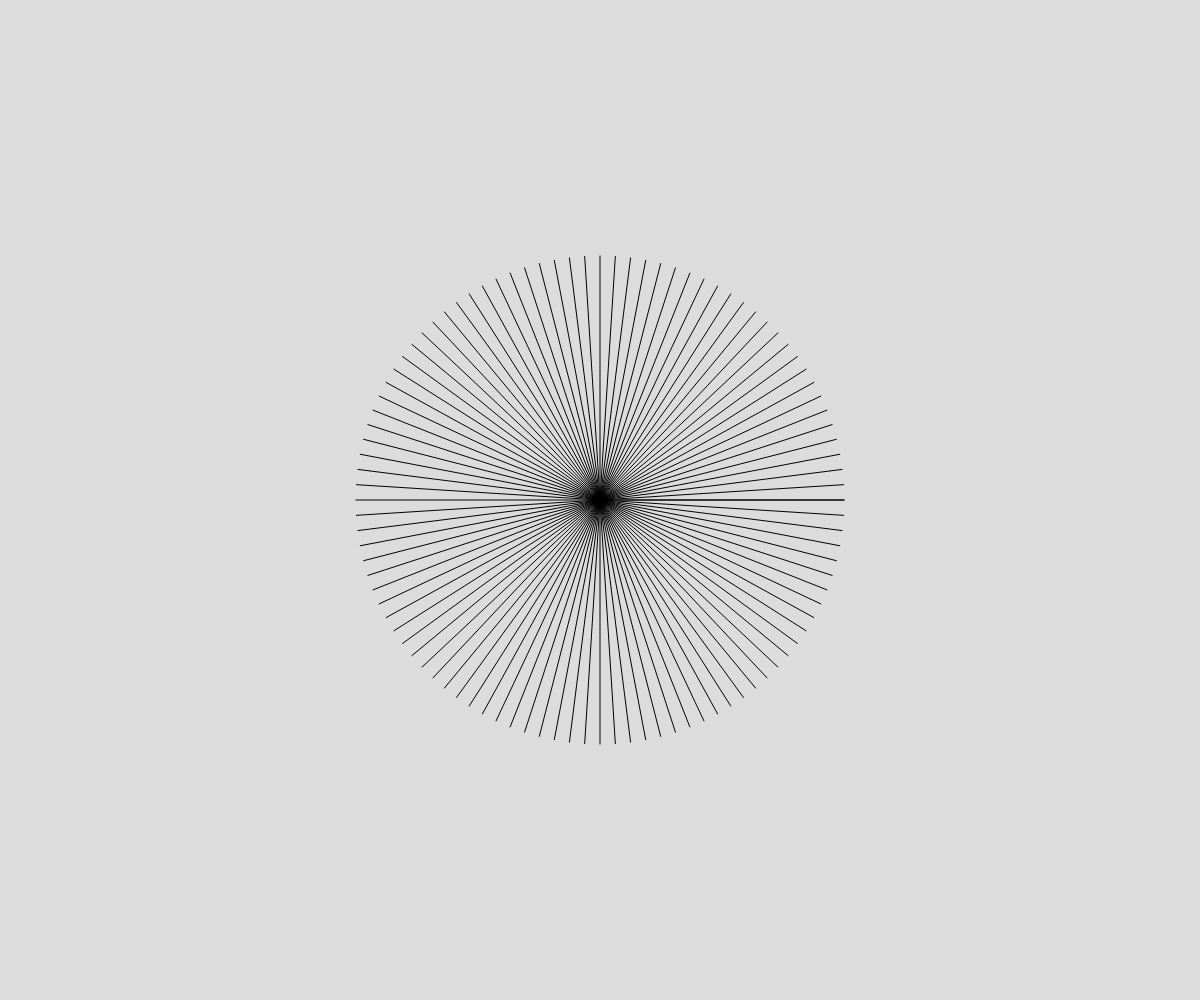
Frame 1 (no input)
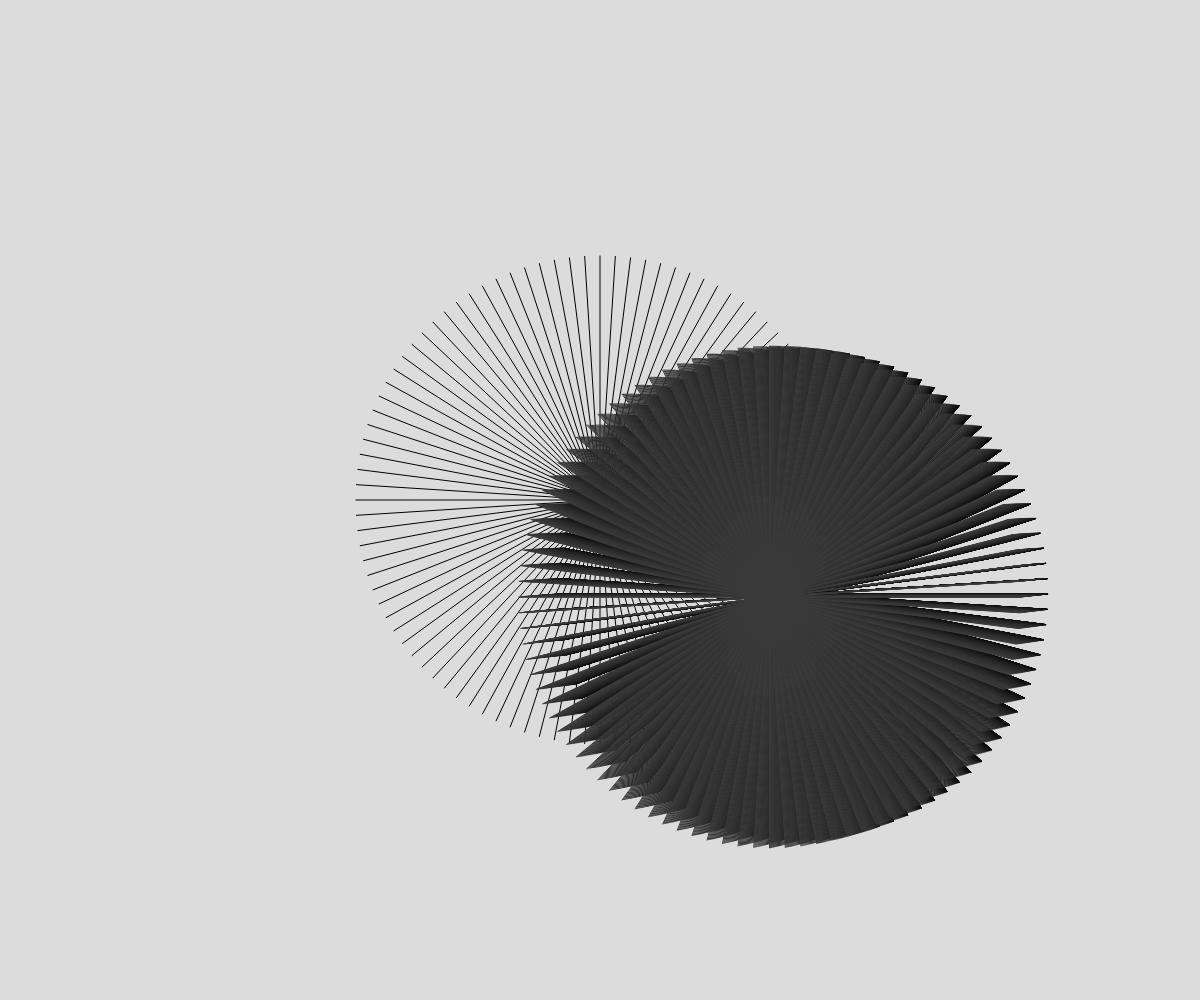
Frame 60 (no input)
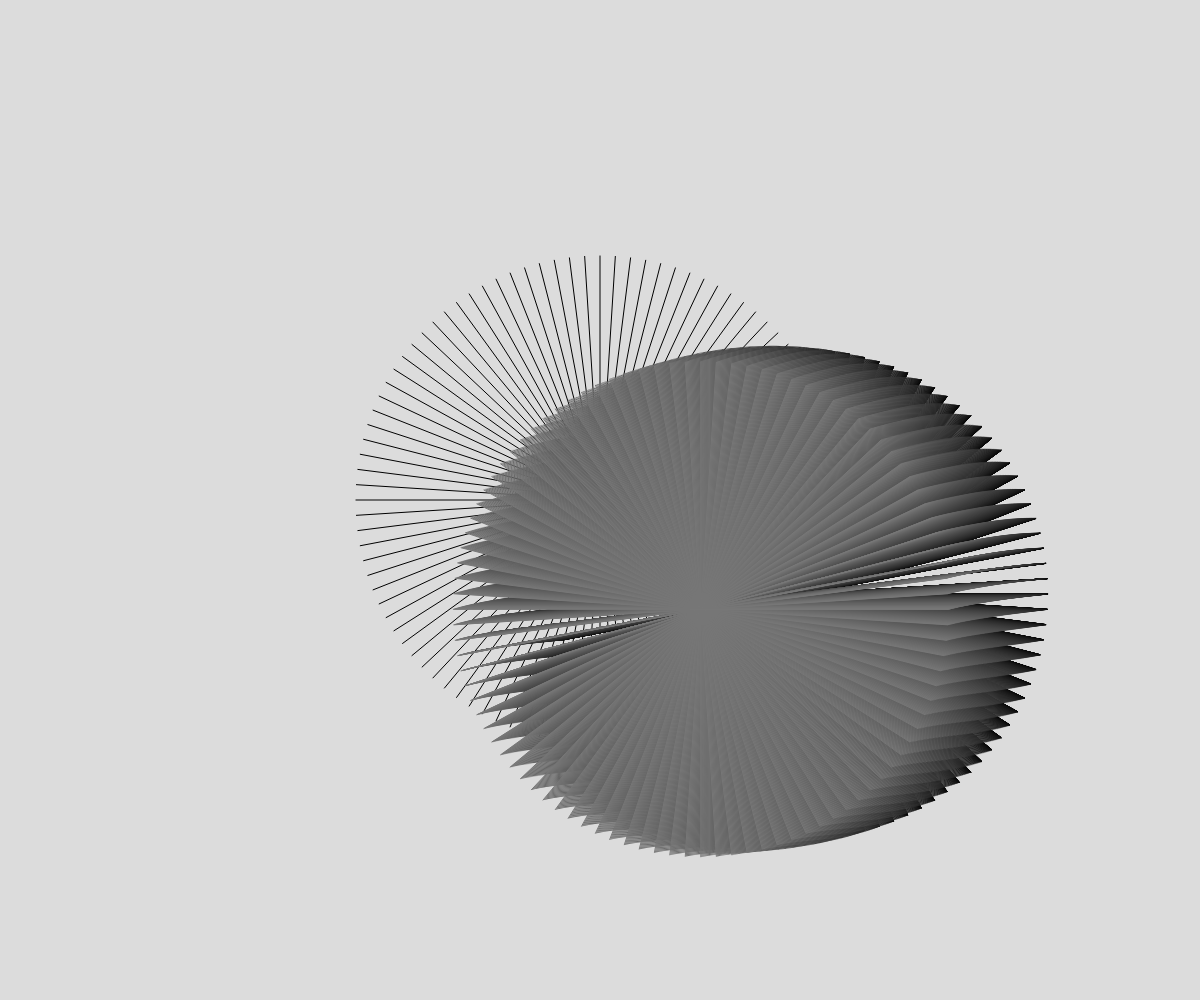
Frame 120 (the mouse pressed at the canvas centre since frame 60)

The p5.js sketch that drew these frames (run headless with seeded random() and noise() and a simulated clock; from frame 60 on, the mouse is pressed at the canvas centre):

// p5.js sketch
// ── sketch.js
let SHADE = 0;
let DIR = 1;
let theta = 0;
let r;
let x;
let y;  
let startX;
let startY;
let xoffset = 0;
let yoffset = 1000;
let zoffset = 100;
function setup() {
  createCanvas(windowWidth, windowHeight);
  background(220);
  r = height * 0.85;
  startX = windowWidth/2;
  startY = windowHeight /2;
}

function draw() {
// background(255 - SHADE);
  translate(startX, startY)
  
  startX =  noise(xoffset) * width;
  startY =  noise(yoffset) * height;
  xoffset += 0.001
  yoffset += 0.0015
  stroke(SHADE)
  // line(random(-windowWidth,width), random(-height, height), random(-10, 10), random(-10, 10))
  for(i = 0; i < TWO_PI; i+=TWO_PI/100){
    r =  noise(zoffset) * height;
    x = r * cos(i);
    y = r * sin(i);
    line(x, y, 0, 0);
  
  }
  zoffset +=0.0015
    
  // console.log(x,y)
  // theta += 0.01

  SHADE += 1 * DIR;
  if(SHADE > 255){
    SHADE = 255;
    DIR = -1;
  }
  if(SHADE < 0){
    SHADE = 0;
    DIR = 1;
  }


}
